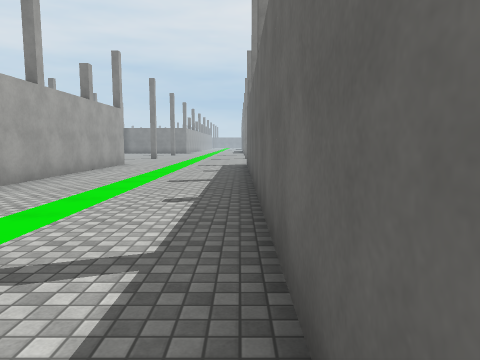
View 1 (above)

19 first-person views from a walk through a scene from a Unity 3-D project. The camera is 1.5 m above the floor, tilts 6° down and sees 70° across. The floor is counted in squares, 2 m on a side. Each view is taken from the middle of a square. On the plan, view 1 faces up. The plan holds only what a view shows up to about 11 squares ahead; the rest is blank. The place goes on beyond the plan. The player character is not drawn. Surface patterns are stand-ins for the level's own textures.

View 2
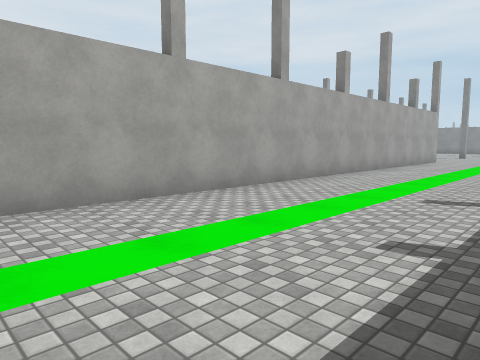

View 3
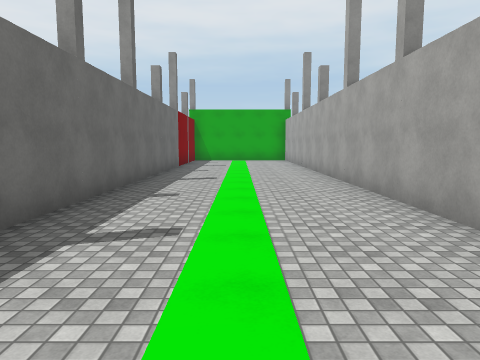

View 4
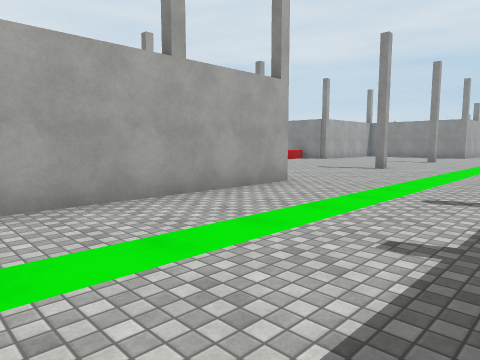

View 5
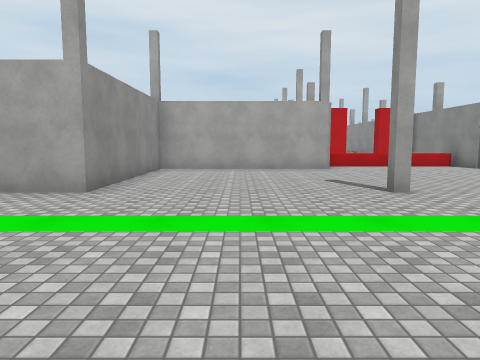

View 6
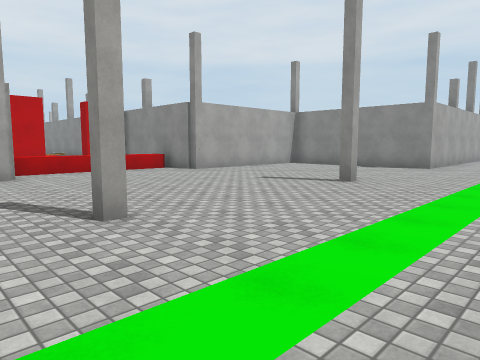

View 7
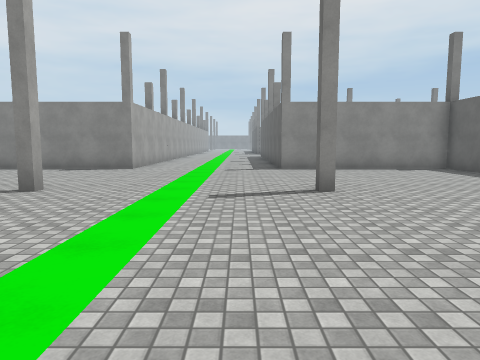

View 8
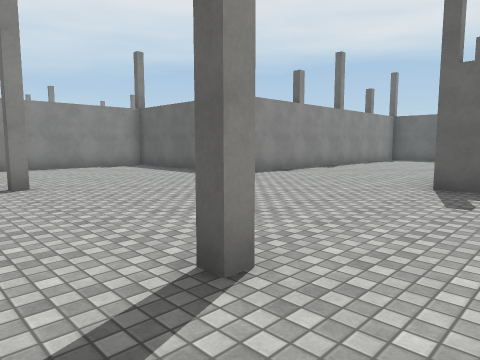

View 9
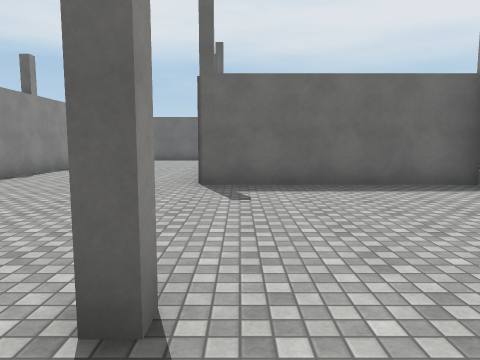

View 10
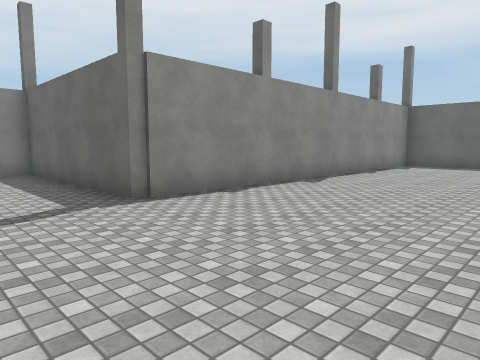

View 11
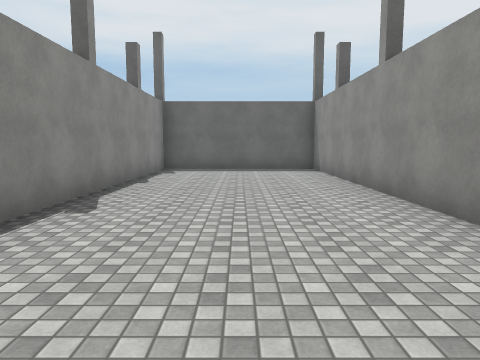

View 12
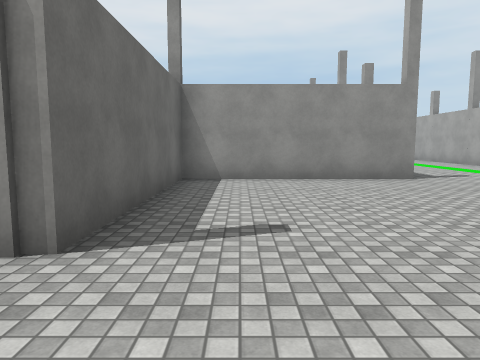

View 13
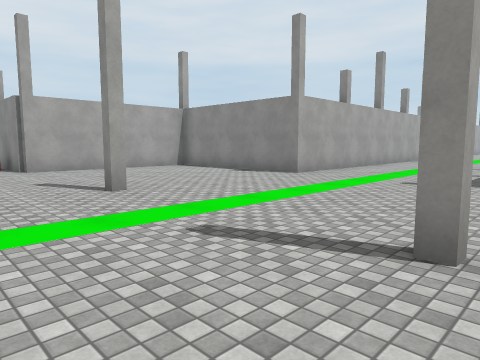

View 14
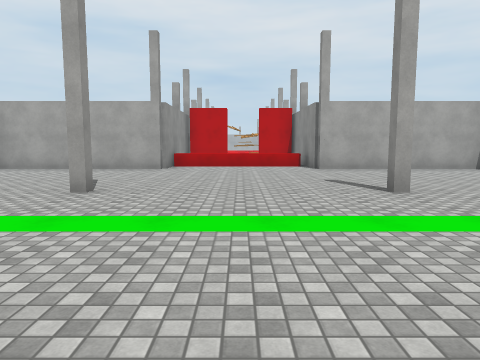

View 15
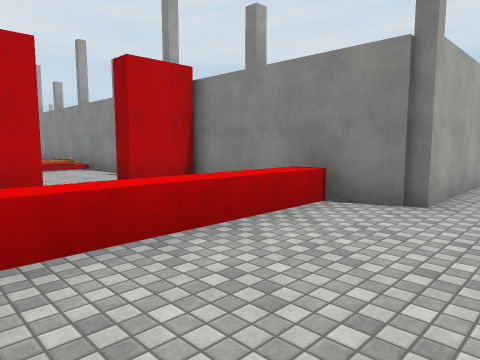

View 16
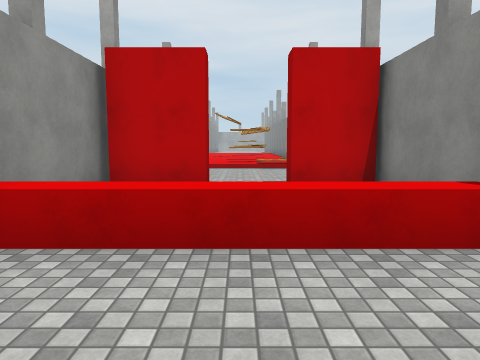

View 17
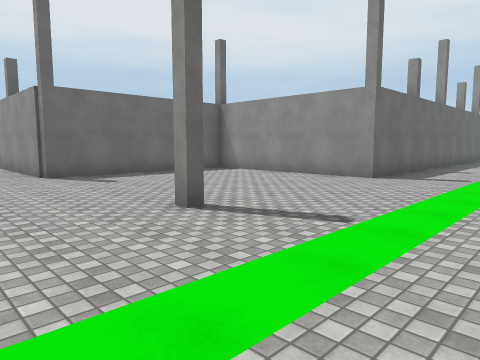

View 18
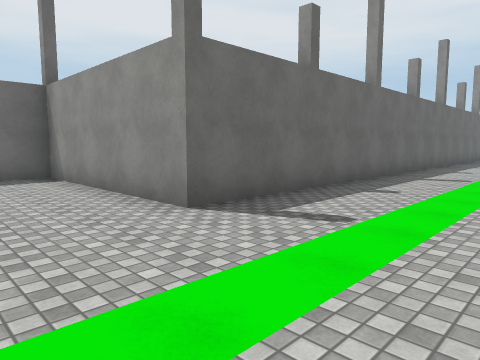

View 19
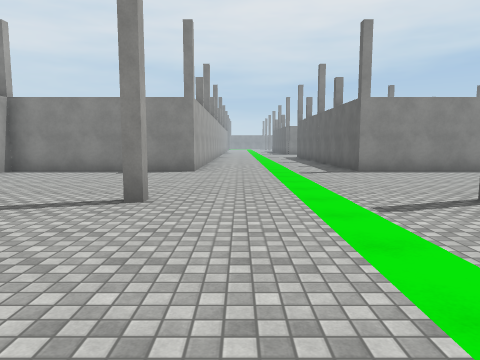

### Floor plan
Points are (right, up) in squares from view 1. A wall is a line through its corners. A room is listed if a view was taken in it or the views show most of it. See-through windows are left out.
Room 1 (views 1, 2, 3, 4, 5, 6, 7, 8, 9, 10, 11, 12, 13, 14, 15, 16, 17, 18, 19)
walls: (-9.2, 17.8) (-9.2, 12.6) (-4.2, 12.6) (-4.2, -6.1); (-14, 17.8) (-9.5, 17.8); (-14, 19.5) (-13.5, 19.5) (-13.5, 17.9); (-4.2, 29.5) (-4.2, 27.4) (-9.2, 27.4) (-9.2, 22.3) (-13.8, 22.3); (-17, 22.3) (-18.5, 22.3); (0.2, -6) (0.2, 12.6) (5.2, 12.6) (5.2, 17.8) (15.3, 17.8) (15.3, 22.3) (5.2, 22.3) (5.2, 27.4) (0.2, 27.4) (0.2, 29)
low walls: (-10.4, 22.1) (-10.4, 17.9)
objects: other object (-18, 22)

Positions as (right, up) in squares from view 1, and headings:
1: (0, 0), facing up
2: (0, -3), facing up-left
3: (-2, 5), facing down
4: (0, 7), facing up-left
5: (1, 15), facing left
6: (-1, 16), facing up-left
7: (-1, 17), facing up
8: (-1, 16), facing up-right
9: (-1, 17), facing right
10: (3, 18), facing up-right
11: (5, 20), facing right
12: (4, 20), facing down
13: (1, 20), facing up-left
14: (1, 20), facing left
15: (-8, 18), facing up-left
16: (-8, 20), facing left
17: (-3, 20), facing down-right
18: (-3, 15), facing down-right
19: (-3, 18), facing up
